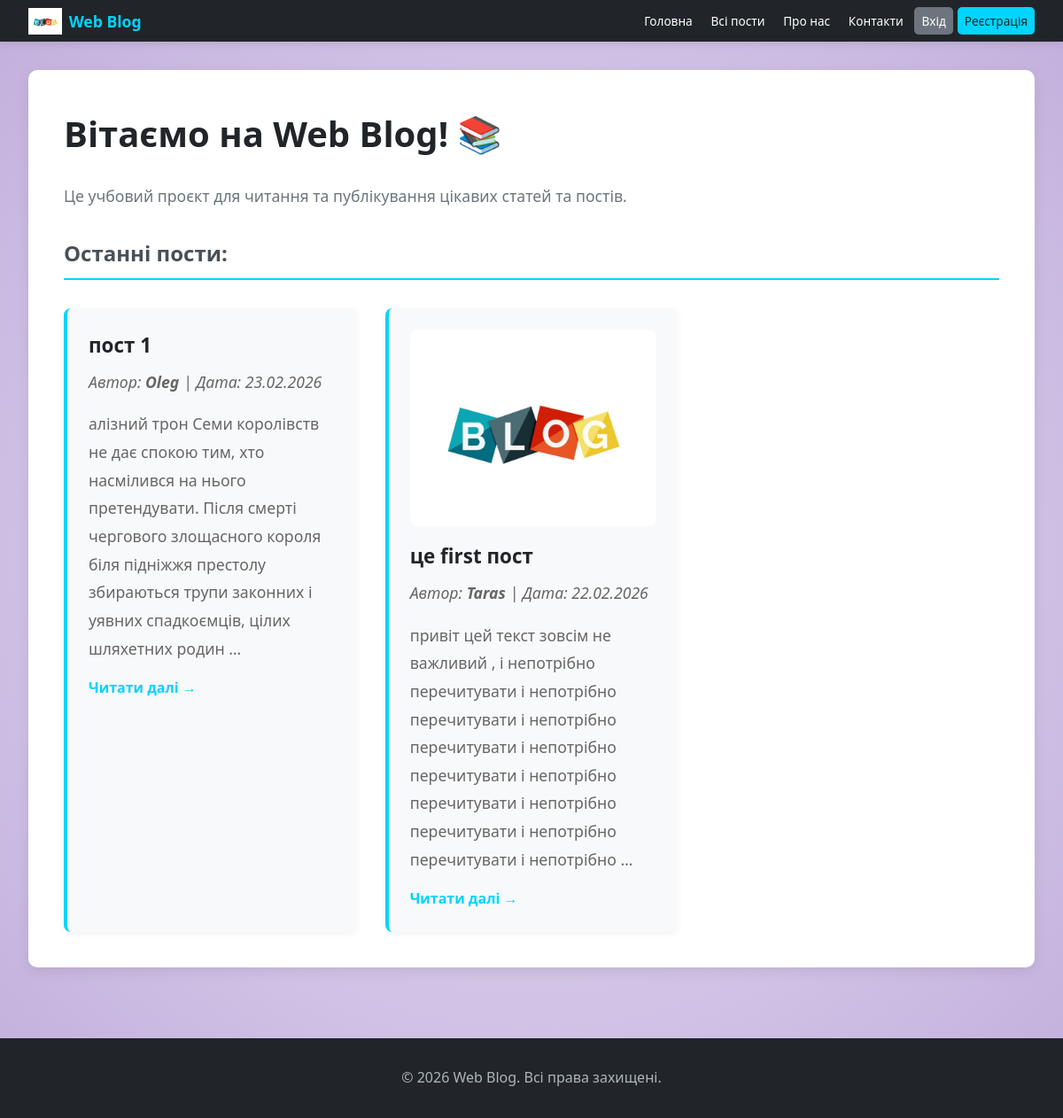
The page / on the database its author committed.
### main/models.py (models this page shows, shortened)
class Post(models.Model):
    id=models.AutoField(primary_key=True, verbose_name='ID')
    title = models.CharField(max_length=200, verbose_name='Заголовок')
    content = models.TextField(verbose_name='Зміст')
    image = models.ImageField(upload_to='posts/', blank=True, null=True, verbose_name='Зображення')
    author = models.ForeignKey(settings.AUTH_USER_MODEL, on_delete=models.CASCADE, verbose_name='Автор', related_name='posts')
    created_at = models.DateTimeField(auto_now_add=True, verbose_name='Дата створення')
    updated_at = models.DateTimeField(auto_now=True, verbose_name='Дата оновлення')
    published = models.BooleanField(default=False, verbose_name='Опубліковано')
    class Meta:
        verbose_name = 'Пост'
        verbose_name_plural = 'Пости'
        ordering = ['-created_at']

### users/models.py (models this page shows)
class User(AbstractUser):
    avatar = models.ImageField(upload_to='avatars/', blank=True, null=True, verbose_name='Аватар')
    bio = models.TextField(blank=True, null=True, verbose_name='Про себе')
    birth_date = models.DateField(blank=True, null=True, verbose_name='Дата народження')
    class Meta:
        verbose_name = 'Користувач'
        verbose_name_plural = 'Користувачі'
    def __str__(self):
        return self.username

### main/views.py (the view)
# urls.py: path('', views.index, name='index'),
def index(request):
    posts = Post.objects.filter(published=True).order_by('-created_at')
    context = {
        'posts': posts
    }
    return render(request, 'main/index.html', context)

### main/templates/main/index.html (shortened to what this page needs)
{% extends 'main/base.html' %}
{% block content %}
    <h1>Вітаємо на Web Blog! 📚</h1>
    <p>Це учбовий проєкт для читання та публікування цікавих статей та постів.</p>
    <div class="posts-section">
        <h2>Останні пости:</h2>
        {% if posts %}
            <div class="posts-list">
                {% for post in posts %}
                    <article class="post-card">
                        {% if post.image %}
                            <img class="post-image" src="{{ post.image.url }}" alt="Зображення поста">
                        {% endif %}
                        <h3>{{ post.title }}</h3>
                        <p class="post-meta">Автор: <strong>{{ post.author }}</strong> | Дата: {{ post.created_at|date:"d.m.Y" }}</p>
                        <p>{{ post.content|truncatewords:30 }}</p>
                        <a href="{% url 'post_detail' post.id %}" class="read-more">Читати далі →</a>
                    </article>
                {% endfor %}
            </div>
        {% else %}
            <p>На даний момент постів немає. Поверніться пізніше!</p>
        {% endif %}
    </div>
{% endblock %}

### main/static/main/css/base.css (style rules this page uses)
* { margin: 0; padding: 0; box-sizing: border-box; }
body { font-family: 'Segoe UI', Tahoma, Geneva, Verdana, sans-serif; background-color: #f8f9fa; background-image: radial-gradient(circle at center, rgba(180, 180, 180, 0.5) 0%, rgba(170, 140, 210, 0.5) 60%, rgba(140, 100, 190, 0.5) 100%); background-attachment: fixed; color: #333; line-height: 1.6; display: flex; flex-direction: column; min-height: 100vh; }
.content-box h1 { color: #212529; margin-bottom: 1.5rem; font-size: 2.5rem; }
.content-box h2 { color: #495057; margin-top: 2rem; margin-bottom: 1.5rem; border-bottom: 2px solid #00d4ff; padding-bottom: 0.5rem; }
.content-box p { color: #6c757d; margin-bottom: 1rem; font-size: 1.1rem; }
.posts-section { margin-top: 2rem; }
.posts-list { display: grid; grid-template-columns: repeat(auto-fill, minmax(300px, 1fr)); gap: 2rem; margin-top: 2rem; }
.post-card { background: #f8f9fa; padding: 1.5rem; border-radius: 8px; border-left: 4px solid #00d4ff; transition: all 0.3s ease; box-shadow: 0 2px 8px rgba(0,0,0,0.05); }
.post-card h3 { color: #212529; margin-bottom: 0.5rem; font-size: 1.4rem; }
.post-meta { color: #999; font-size: 0.9rem; margin-bottom: 1rem; font-style: italic; }
.post-card p { color: #666; margin-bottom: 1rem; line-height: 1.8; }
.read-more { color: #00d4ff; text-decoration: none; font-weight: bold; transition: all 0.3s ease; display: inline-block; }
.post-image, .post-image-large { width: 100%; height: auto; display: block; border-radius: 8px; margin-bottom: 1rem; }

### rows shown on the page
Post: title "пост 1", author "Oleg", created_at "23.02.2026", content "алізний трон Семи королівств не дає спокою тим, хто насмілився на нього претендувати. Після смерті чергового злощасного короля біля підніжжя престолу збираються трупи законних і уявних спадкоємців, цілих шляхетних родин …"
Post: image (picture), title "це first пост", author "Taras", created_at "22.02.2026", content "привіт цей текст зовсім не важливий , і непотрібно перечитувати і непотрібно перечитувати і непотрібно перечитувати і непотрібно перечитувати і непотрібно перечитувати і непотрібно перечитувати і непотрібно перечитувати і непотрібно …"
